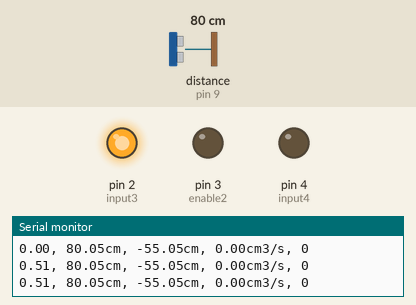
Simulated run of this sketch. Board: Arduino Uno, built with avr-gcc and run on an emulated ATmega328P. Parts: output pins drawn as LEDs (lit = HIGH), the last lines printed to the serial monitor. Wiring (inferred from the names in the program): ultrasonic range finder: trigger pin 8; echo pin 9. Inputs (shaded band) come from the test bench; at power-on: distance to the obstacle (sensor on pin 9) 80 cm. The echo pulse lasts 58.3 µs per cm; pins used as bus, display or sensor lines are not drawn.

Above: at 1.3 s.
1.4 s: distance to the obstacle (sensor on pin 9) set to 2 cm
At 2.9 s:
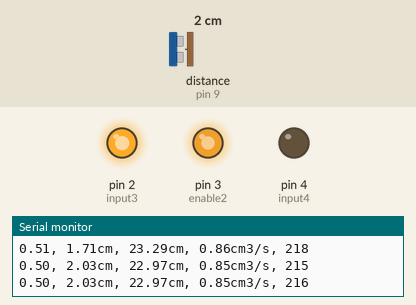
4.4 s: distance to the obstacle (sensor on pin 9) set to 9 cm
At 7.1 s:
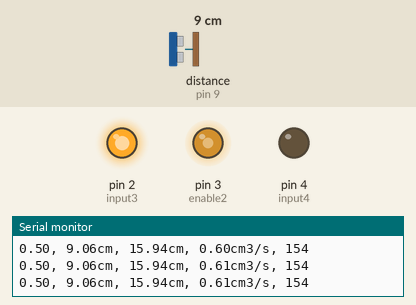
7.4 s: distance to the obstacle (sensor on pin 9) set to 18 cm
At 10.0 s:
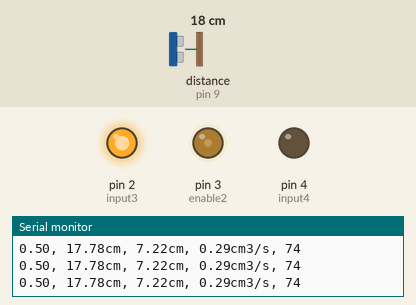
Timing chart, 0 to 15.1 s (numbered marks = the images above; inputs shaded):
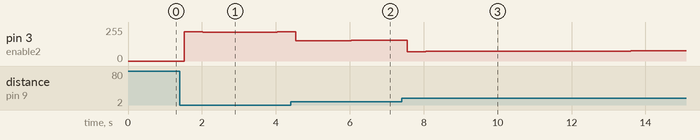

Measured:
- after the input at 1.4 s, pin 3 (enable2): 0/255 → 218/255 after 0.12 s, → 215/255 0.50 s later, → 216/255 0.50 s later, → 217/255 1.0 s later, … (5 changes in this stretch)

The sketch:

threetank1.ino
```cpp
// C++ code
//
int enable1 = 10;
int input1 = 6;
int input2 = 12;

int enable2 = 3;
int input3 = 2;
int input4 = 4;

int trig1 = 5;
int echo1 = 7;

int trig2 = 8;
int echo2 = 9;

float setpoint = 25;
float distance;
float error_integral = 0;

float kC;
float tauI;

long prevT = 0;
int pwm = 0;

long readUltrasonicDistance(int triggerPin, int echoPin)
{
  digitalWrite(triggerPin, LOW);
  delayMicroseconds(2);
  // Sets the trigger pin to HIGH state for 10 microseconds
  digitalWrite(triggerPin, HIGH);
  delayMicroseconds(10);
  digitalWrite(triggerPin, LOW);
  // Reads the echo pin, and returns the sound wave travel time in microseconds
  return pulseIn(echoPin, HIGH);
}


void setup()
{
  Serial.begin(9600);

  pinMode(trig2, OUTPUT);
  pinMode(echo2, INPUT);

  pinMode(input3, OUTPUT);
  pinMode(input4, OUTPUT);

  digitalWrite(input3, 1);
  digitalWrite(input4, 0);
}

void loop()
{
  kC = 3.66e-2;
  tauI = 177.7;

  long currT = micros();
  float deltaT = ((float) (currT - prevT)/1.0e6);
  prevT = currT;

  distance = 0.01723 * readUltrasonicDistance(trig2, echo2);

  float error = setpoint - distance;
  error_integral = error_integral + error*deltaT;

  float P = kC*error;
  float I = (kC/tauI) * error_integral;

  float u = P + I;

  if(u < 0.0){
    u = 0.0;
    error_integral = error_integral - error*deltaT;
  }

  if (u > 25) {
  	u = 25;
    error_integral = error_integral - error*deltaT;
  }

  pwm = ((u/1)*255);
  if (pwm > 255){
    pwm = 255;
  }

  analogWrite(enable2, pwm);

  Serial.print(deltaT);
  Serial.print(", ");
  Serial.print(distance);
  Serial.print("cm, ");
  Serial.print(error);
  Serial.print("cm, ");
  Serial.print(u);
  Serial.print("cm3/s, ");
  Serial.println(pwm);
  delay(500); // Wait for 1000 millisecond(s)
}
```
